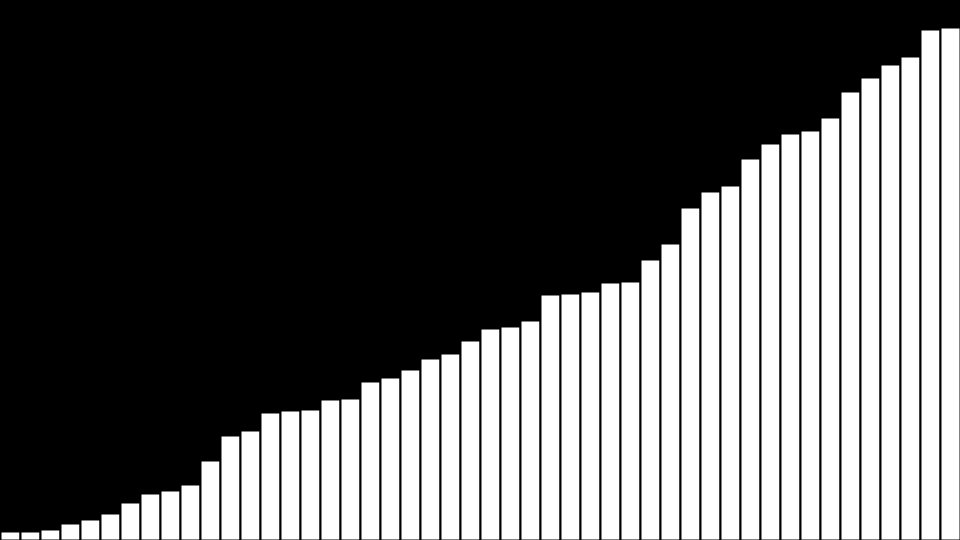
Frame 1 (no input)
Frame 2 (the mouse pressed at the canvas centre, redrawn once): identical to frame 1, image omitted

The Processing sketch that drew this single still picture (run headless with seeded random() and noise(); the mouse was pressed at the canvas centre and the sketch redrawn once):

// Processing sketch: Sort_Good
// ── Sort_Good.pde
int len;
int w;
int[] h;

void setup() {
  size(960, 540);
  //frameRate(10);
  len = 48;
  w = width/len;
  h = new int[len];
  for (int k = 0; k < len; k++) {
    h[k] = 1+(int)random(height-1);
  }
}

void draw() {
  background(0);
  stroke(0);
  strokeWeight(2);

  //quicksort(h, 0, len-1);
  mergesort(h, 0, len-1);

  for (int k = 0; k < len; k++) {
    fill(255);
    rect(k*w, height-h[k], w, h[k]);
  }

  noLoop();
}

void display(int start, int end) {
  background(0);
  stroke(0);
  strokeWeight(2);

  for (int k = 0; k < len; k++) {
    if ((k == start) || (k == end)) {
      fill(0, 0, 255);
    } else {
      fill(255);
    }
    rect(k*w, height-h[k], w, h[k]);
  }
}

// ── Merge_Sort.pde
void mergesort(int[] arr, int start, int end) {
  if (start < end) {
    int mid = (start + end) / 2;
    mergesort(arr, start, mid);
    mergesort(arr, mid+1, end);
    merge(arr, start, mid, end);
  }
}

void merge(int[] arr, int start, int mid, int end) {
  int i = 0, j = 0;
  int k = start;
  int[] larr = new int[mid - start + 1];
  int[] rarr = new int[end - mid];
  for (int p = 0; p < mid - start + 1; p++) {
    larr[p] = arr[p + start];
  }
  for (int p = 0; p < end - mid; p++) {
    rarr[p] = arr[p + mid + 1];
  }
  while ((i < mid - start + 1) && (j < end - mid)) {
    if (larr[i] < rarr[j]) {
      arr[k] = larr[i];
      i++;
    } else {
      arr[k] = rarr[j];
      j++;
    }
    k++;
  }
  while (i < mid - start + 1) {
    arr[k] = larr[i];
    i++;
    k++;
  }
  while (j < end - mid) {
    arr[k] = rarr[j];
    j++;
    k++;
  }
}

// ── Quick_Sort.pde
void quicksort(int[] arr, int start, int end) {
  if (start < end) {
    int index = partition(arr, start, end);
    quicksort(arr, start, index-1);
    quicksort(arr, index+1, end);
  }
}

int partition(int[] arr, int start, int end) {
  int pivot = arr[end];
  int index = start;
  int temp;
  for (int i = start; i < end; i++) {
    if (arr[i] < pivot) {
      temp = arr[i];
      arr[i] = arr[index];
      arr[index] = temp;
      index++;
    }
  }
  arr[end] = arr[index];
  arr[index] = pivot;
  return index;
}
